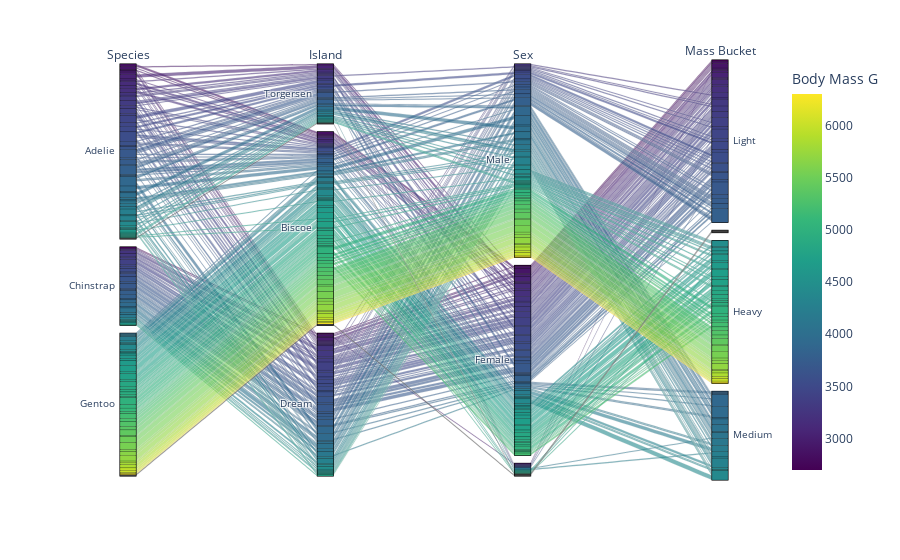

The code cell stored with this chart in its notebook:
### Code cell
# Parallel Categories
df["Mass Bucket"] = pd.cut(
    df["Body Mass G"],
    bins=[0, 3800, 4400, 9999],
    labels=["Light", "Medium", "Heavy"])
px.parallel_categories(
    df, dimensions=["Species", "Island", "Sex", "Mass Bucket"],
    color="Body Mass G", color_continuous_scale=px.colors.sequential.Viridis
).show()

### Figure 1 — Plotly figure (JSON) as saved in the notebook; plotly's stock layout.template omitted (floating-point values rounded to 4 significant figures; data arrays with more than 128 entries replaced by an {"elided": "..."} marker saying what was removed)
{"data": [{"dimensions": [{"label": "Species", "values": {"elided": "344 str values"}}, {"label": "Island", "values": {"elided": "344 str values"}}, {"label": "Sex", "values": {"elided": "344 str values"}}, {"label": "Mass Bucket", "values": {"elided": "344 str values"}}], "domain": {"x": [0, 1], "y": [0, 1]}, "line": {"color": {"elided": "344 float values"}, "coloraxis": "coloraxis"}, "name": "", "type": "parcats"}], "layout": {"coloraxis": {"colorbar": {"title": {"text": "Body Mass G"}}, "colorscale": [[0, "#440154"], [0.1111, "#482878"], [0.2222, "#3e4989"], [0.3333, "#31688e"], [0.4444, "#26828e"], [0.5556, "#1f9e89"], [0.6667, "#35b779"], [0.7778, "#6ece58"], [0.8889, "#b5de2b"], [1, "#fde725"]]}, "legend": {"tracegroupgap": 0}, "margin": {"t": 60}}}
